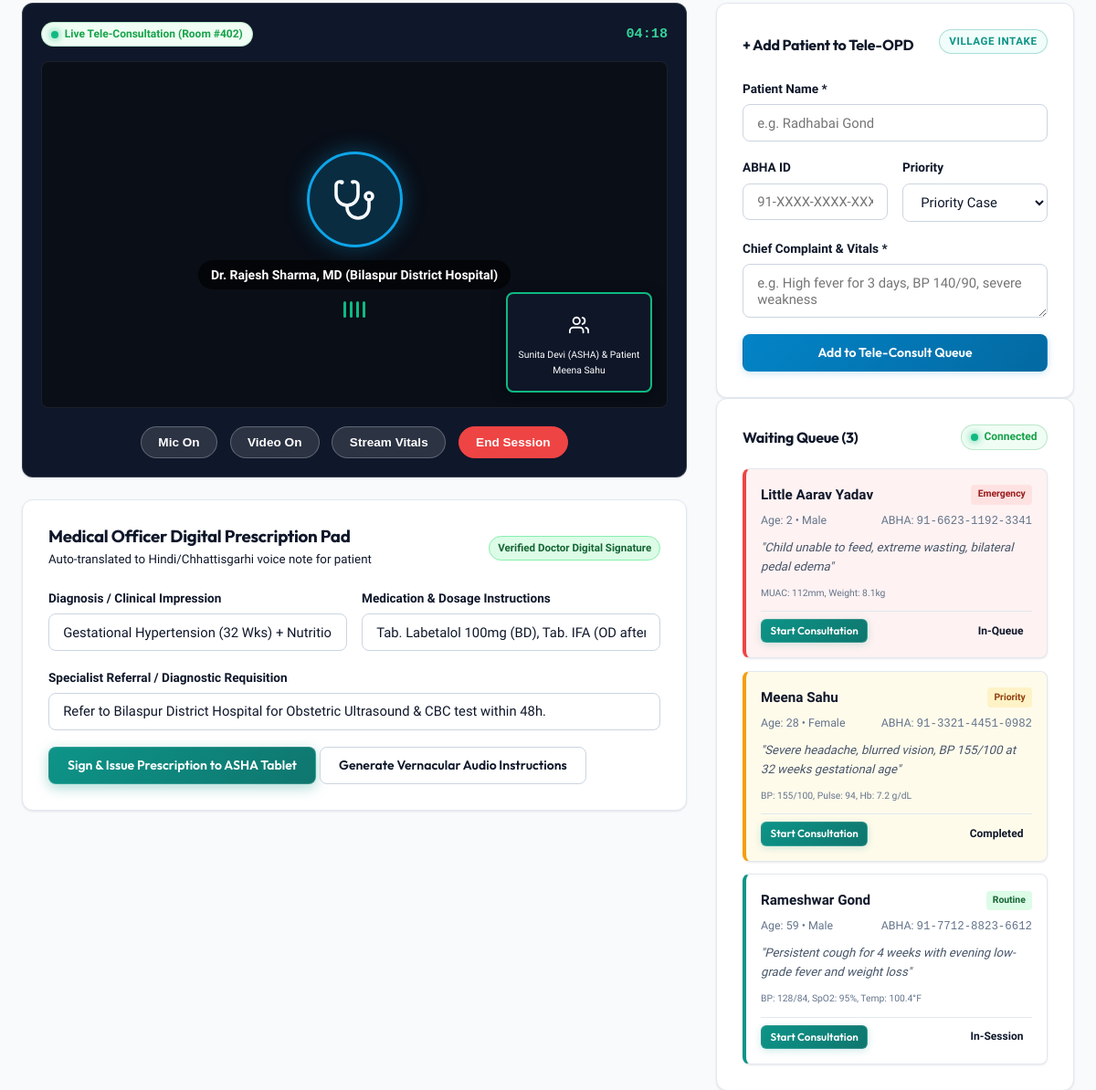
The app's page /teleconsult (middle part), older data.
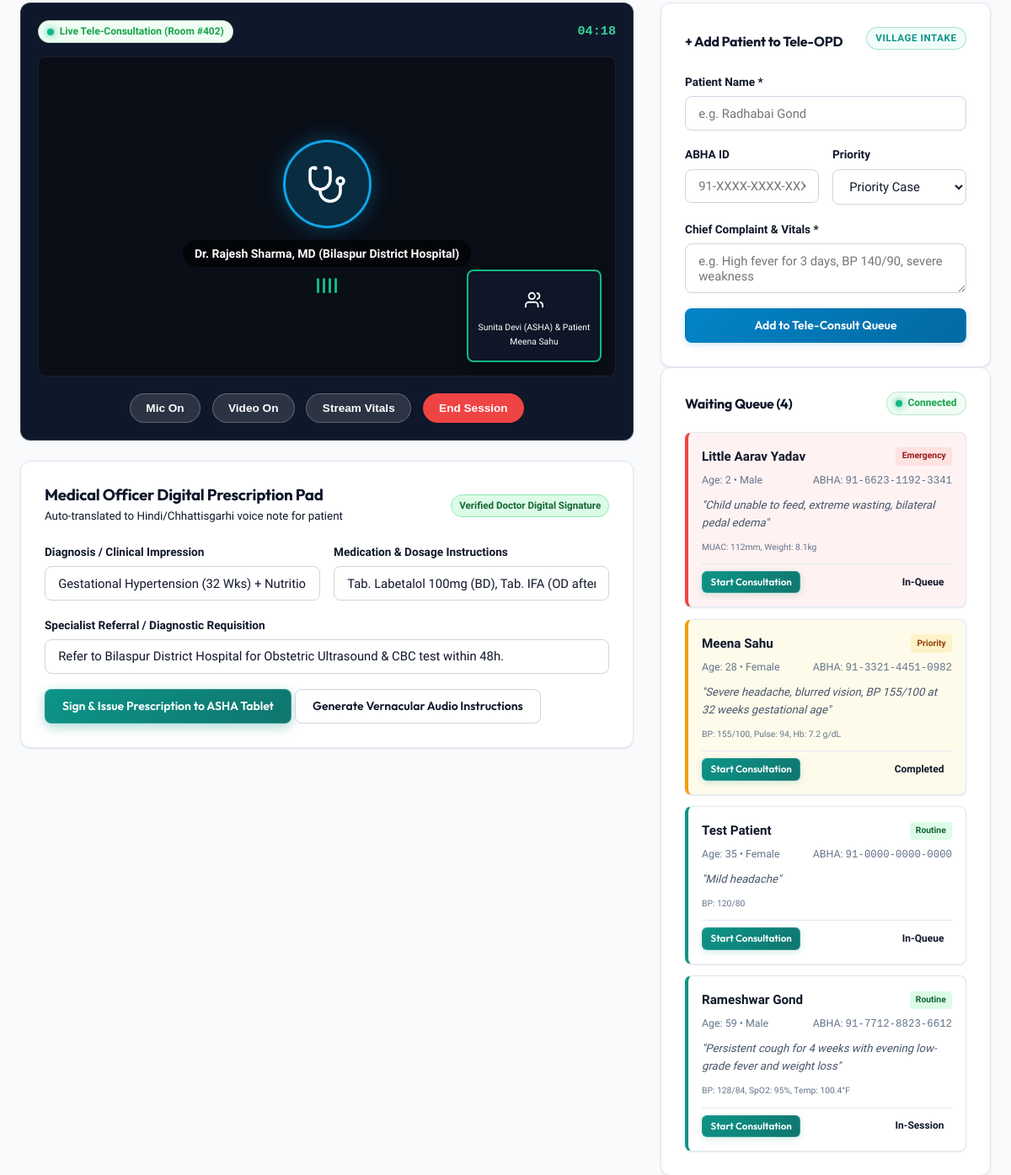
The same page, newer data.
### tables this page shows
CREATE TABLE teleconsults (
            id INTEGER PRIMARY KEY AUTOINCREMENT,
            patient_name TEXT NOT NULL,
            abha_id TEXT NOT NULL,
            age INTEGER,
            gender TEXT,
            asha_worker TEXT,
            doctor_name TEXT,
            specialty TEXT,
            chief_complaint TEXT,
            vitals TEXT,
            priority TEXT CHECK(priority IN ('Routine','Priority','Emergency')),
            status TEXT CHECK(status IN ('In-Queue','In-Session','Completed')),
            prescription TEXT,
            created_at TIMESTAMP DEFAULT CURRENT_TIMESTAMP
        );

### routes/teleconsult.py (the view, shortened to what this page needs)
@teleconsult_bp.route("/teleconsult", methods=["GET", "POST"])
def teleconsult():
    db = get_db()
    queue = db.execute(
        "SELECT * FROM teleconsults ORDER BY CASE priority WHEN 'Emergency' THEN 1 WHEN 'Priority' THEN 2 ELSE 3 END, id DESC"
    ).fetchall()
    return render_template("teleconsult.html", queue=queue)

### app.py (called while the page is built)
@app.context_processor
def inject_global_data():
    current_user = None
    if "user_id" in session:
        db = get_db()
        current_user = db.execute("SELECT * FROM users WHERE id = ?", (session["user_id"],)).fetchone()
    return dict(current_user=current_user)

### db.py (called while the page is built)
def get_db():
    if "db" not in g:
        g.db = sqlite3.connect(DATABASE)
        g.db.row_factory = sqlite3.Row
        g.db.execute("PRAGMA journal_mode=WAL")       # Better concurrent read perf
        g.db.execute("PRAGMA foreign_keys=ON")         # Enforce referential integrity
    return g.db

### templates/teleconsult.html (shortened to what this page needs)
{% extends "base.html" %}
{% block content %}
<div class="page-wrapper teleconsult-page">
    <div class="container">
        <div class="teleconsult-grid">
            <div class="tele-call-container">
                <div class="video-feed-box glass-panel">
                    <div class="video-overlay-top">
                        <span class="live-pill"><span class="pulse-dot green"></span> Live Tele-Consultation (Room #402)</span>
                        <span class="call-duration" id="callDuration">04:18</span>
                    </div>
                    <div class="video-screens">
                        <div class="screen-doctor">
                            <div class="doctor-avatar-circle">
                            </div>
                            <div class="screen-label">Dr. Rajesh Sharma, MD (Bilaspur District Hospital)</div>
                            <span class="audio-wave-anim"><span></span><span></span><span></span><span></span></span>
                        </div>
                        <div class="screen-pip-patient">
                            <div class="pip-avatar">
                            </div>
                            <span class="pip-label">Sunita Devi (ASHA) & Patient Meena Sahu</span>
                        </div>
                    </div>
                    <div class="call-controls">
                        <button class="call-btn btn-mic" onclick="toggleMic(this)" title="Mute/Unmute Audio">Mic On</button>
                        <button class="call-btn btn-cam" onclick="toggleCam(this)" title="Camera">Video On</button>
                        <button class="call-btn btn-screen" onclick="showToast('Displaying digital vitals and ECG trace to doctor...')">Stream Vitals</button>
                        <button class="call-btn btn-end" onclick="endConsultation()">End Session</button>
                    </div>
                </div>
                <div class="glass-panel rx-pad-card mt-3">
                    <div class="panel-header-flex">
                        <div>
                            <h3>Medical Officer Digital Prescription Pad</h3>
                            <small>Auto-translated to Hindi/Chhattisgarhi voice note for patient</small>
                        </div>
                        <span class="badge-status status-consulted">Verified Doctor Digital Signature</span>
                    </div>
                    <form id="rxForm" onsubmit="handlePrescriptionSubmit(event)">
                        <div class="form-row">
                            <div class="form-group col-6">
                                <label class="form-label">Diagnosis / Clinical Impression</label>
                                <input type="text" id="rxDiagnosis" class="form-control" value="Gestational Hypertension (32 Wks) + Nutritional Anemia" required>
                            </div>
                            <div class="form-group col-6">
                                <label class="form-label">Medication & Dosage Instructions</label>
                                <input type="text" id="rxMeds" class="form-control" value="Tab. Labetalol 100mg (BD), Tab. IFA (OD after meal), High protein diet" required>
                            </div>
                        </div>
                        <div class="form-group">
                            <label class="form-label">Specialist Referral / Diagnostic Requisition</label>
                            <input type="text" id="rxReferral" class="form-control" value="Refer to Bilaspur District Hospital for Obstetric Ultrasound & CBC test within 48h.">
                        </div>
                        <div class="rx-actions-flex">
                            <button type="submit" class="btn btn-primary btn-glow">
                                Sign & Issue Prescription to ASHA Tablet
                            </button>
                            <button type="button" class="btn btn-outline" onclick="generateAudioRx()">
                                Generate Vernacular Audio Instructions
                            </button>
                        </div>
                    </form>
                </div>
            </div>
            <div class="tele-queue-sidebar">
                <div class="glass-panel mb-3">
                    <div class="panel-header-flex">
                        <h4>+ Add Patient to Tele-OPD</h4>
                        <span class="badge-tag">Village Intake</span>
                    </div>
                    <form action="{{ url_for('teleconsult') }}" method="POST" class="quick-queue-form">
                        <div class="form-group">
                            <label class="form-label">Patient Name *</label>
                            <input type="text" name="patient_name" class="form-control" placeholder="e.g. Radhabai Gond" required>
                        </div>
                        <div class="form-row">
                            <div class="form-group col-6">
                                <label class="form-label">ABHA ID</label>
                                <input type="text" name="abha_id" class="form-control" placeholder="91-XXXX-XXXX-XXXX">
                            </div>
                            <div class="form-group col-6">
                                <label class="form-label">Priority</label>
                                <select name="priority" class="form-control">
                                    <option value="Priority" selected>Priority Case</option>
                                </select>
                            </div>
                        </div>
                        <div class="form-group">
                            <label class="form-label">Chief Complaint & Vitals *</label>
                            <textarea name="chief_complaint" class="form-control" rows="2" placeholder="e.g. High fever for 3 days, BP 140/90, severe weakness" required></textarea>
                        </div>
                        <button type="submit" class="btn btn-secondary btn-block">Add to Tele-Consult Queue</button>
                    </form>
                </div>
                <div class="glass-panel">
                    <div class="panel-header-flex">
                        <h4>Waiting Queue ({{ queue|length }})</h4>
                        <span class="live-pill"><span class="pulse-dot green"></span> Connected</span>
                    </div>
                    <div class="queue-cards-stream">
                        {% for pt in queue %}
                            <div class="queue-card-item priority-{{ pt.priority|lower }}">
                                <div class="queue-card-top">
                                    <strong>{{ pt.patient_name }}</strong>
                                    <span class="queue-p-badge {{ pt.priority|lower }}">{{ pt.priority }}</span>
                                </div>
                                <div class="queue-meta-text">
                                    <span>Age: {{ pt.age }} • {{ pt.gender }}</span>
                                    <span>ABHA: <code>{{ pt.abha_id }}</code></span>
                                </div>
                                <p class="queue-complaint">"{{ pt.chief_complaint }}"</p>
                                <div class="queue-vitals-row">
                                    <small>{{ pt.vitals or 'Vitals captured by ASHA' }}</small>
                                </div>
                                <div class="queue-item-actions">
                                    <button class="btn btn-xs btn-primary" onclick="connectQueuePatient('{{ pt.patient_name }}')">Start Consultation</button>
                                    <span class="status-chip">{{ pt.status }}</span>
                                </div>
                            </div>
                        {% endfor %}
                    </div>
                </div>
            </div>
        </div>
    </div>
</div>
{% endblock %}

### templates/base.html (shortened to what this page needs)
<!DOCTYPE html>
<html lang="en">
<head>
    <link rel="stylesheet" href="{{ url_for('static', filename='css/style.css') }}">
</head>
<body>
    <main class="site-main">
        {% block content %}{% endblock %}
    </main>
</body>
</html>

Row changes from the older to the newer data that the page shows:
added teleconsults: patient_name "Test Patient", priority "Routine", age "35", gender "Female", abha_id "91-0000-0000-0000", chief_complaint "Mild headache", vitals "BP: 120/80", status "In-Queue"
Text that changed along with them:
{{ queue|length }}: "3" → "4"
